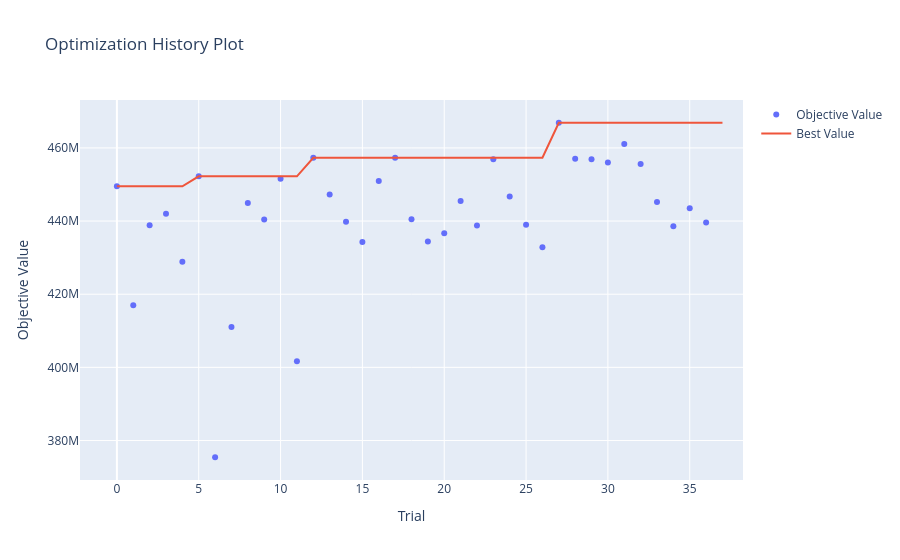
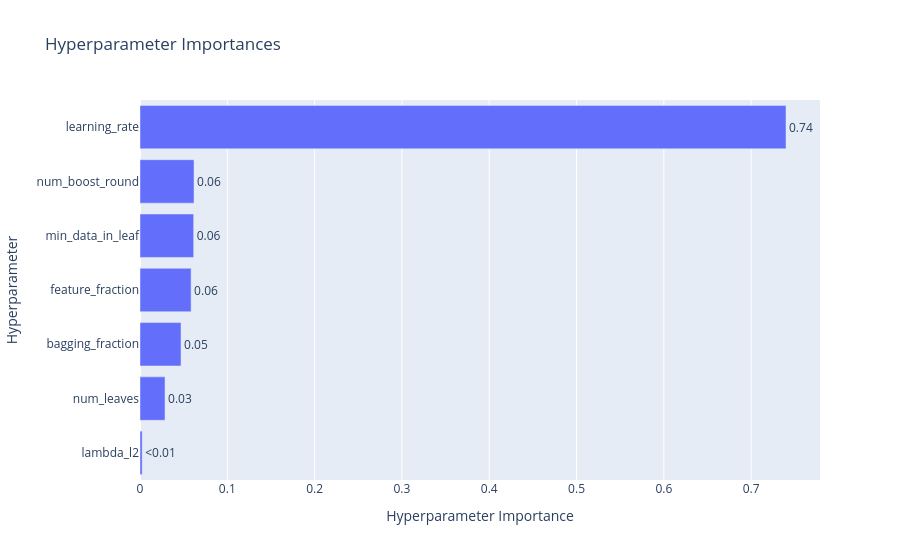
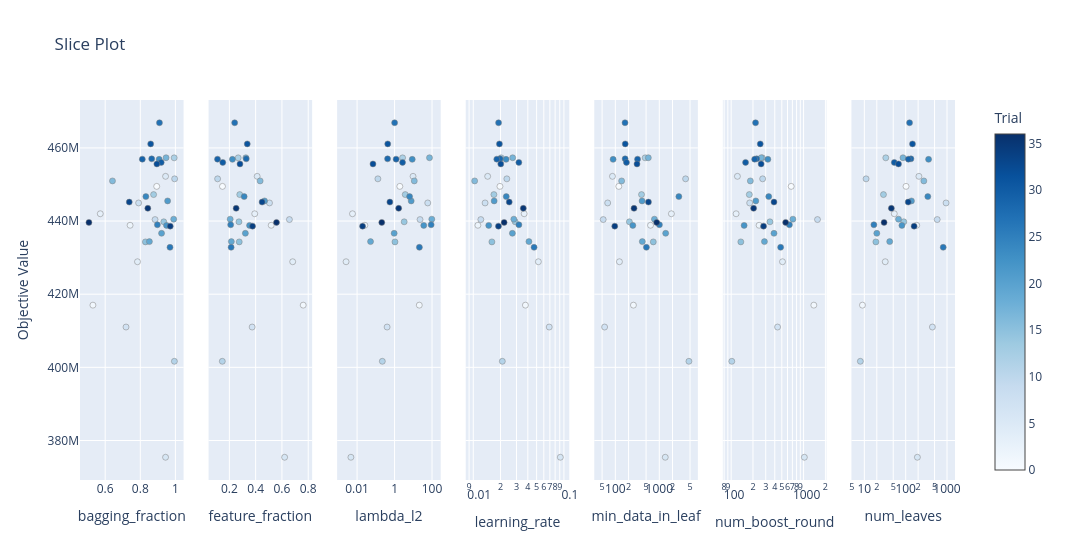

These figures' notebook cell, in order:
### Code cell
# Gráficos estándar de Optuna para el ganador (opcional; requieren plotly).
try:
    from optuna.visualization import plot_optimization_history, plot_param_importances, plot_slice
    _study = resultados[GANADOR]["study"]
    plot_optimization_history(_study).show()
    plot_param_importances(_study).show()
    plot_slice(_study).show()
except Exception as e:
    print(f"No se pudieron generar los gráficos de Optuna: {e}")
